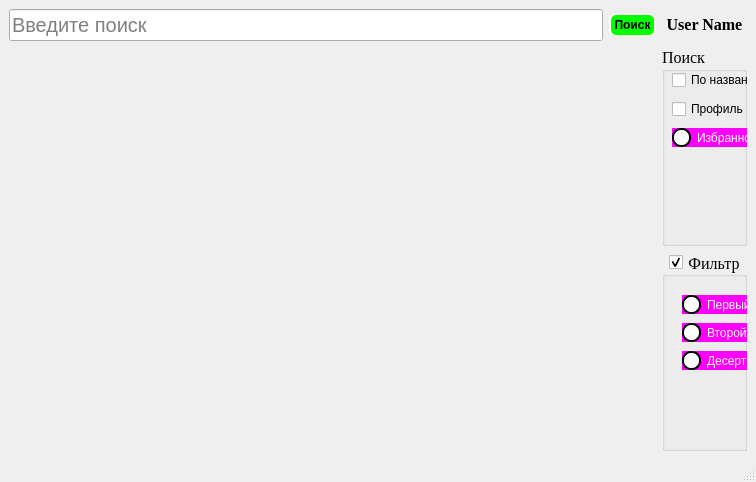
<?xml version="1.0" encoding="UTF-8"?>
<ui version="4.0">
 <class>MainWindow</class>
 <widget class="QMainWindow" name="MainWindow">
  <property name="geometry">
   <rect>
    <x>0</x>
    <y>0</y>
    <width>756</width>
    <height>482</height>
   </rect>
  </property>
  <property name="windowTitle">
   <string>Главное страница</string>
  </property>
  <property name="styleSheet">
   <string notr="true">QScrollBar:vertical {
     background: #e4e4e4;
     border-top-right-radius: 4px;
     border-bottom-right-radius: 4px;
     width: 12px;
     margin: 0px;
 }
 QScrollBar::handle:vertical {
    background-color: qlineargradient( x1: 0, y1: 0, x2: 1, y2: 0,
                                    stop: 0 #4287ff, stop: 1 #356ccc);
     border-radius: 4px;
     min-height: 20px;
     margin: 0px 2px 0px 2px;
 }
 QScrollBar::add-line:vertical {
     background: none;
     height: 0px;
     subcontrol-position: right;
     subcontrol-origin: margin;
 }
QLabel
{
	border-color: qlineargradient(spread:repeat, x1:0, y1:0, x2:1, y2:0, stop:0 rgba(255, 0, 0, 255), stop:0.17 rgba(255, 0, 0, 255), stop:0.18 rgba(255, 255, 255, 255), stop:0.210212 rgba(255, 255, 255, 255), stop:0.220212 rgba(0, 16, 255, 255), stop:0.279897 rgba(0, 16, 255, 255), stop:0.289897 rgba(255, 255, 255, 255), stop:0.32 rgba(255, 255, 255, 255), stop:0.33 rgba(255, 0, 0, 255), stop:1 rgba(255, 0, 0, 255));
border:4px;
}
QRadioButton {
    background-color: magenta;
    color:                  white;
}
QRadioButton::indicator {
    width:                  15px;
    height:                 15px;
   border-radius:      9px;
}
QRadioButton::indicator:checked {
    background-color:       black;
    border:                 2px solid blue;
}
QRadioButton::indicator:unchecked {
    background-color:       white;
    border:                 2px solid black;
}</string>
  </property>
  <property name="tabShape">
   <enum>QTabWidget::Rounded</enum>
  </property>
  <widget class="QWidget" name="centralwidget">
   <layout class="QGridLayout" name="gridLayout_2">
    <item row="0" column="0">
     <layout class="QGridLayout" name="gridLayout_3">
      <item row="0" column="0">
       <widget class="QLineEdit" name="lineEdit">
        <property name="styleSheet">
         <string notr="true">QLineEdit:hover {
    border: none;
    padding-bottom: 2px;
    border-bottom: 1px solid #dddddd;
    color: #dddddd;
    background-color:rgba(0,0,0,0);
}

QLineEdit:editable{
    border: none;
    padding-bottom: 2px;
    border-bottom: 2px solid #b2dfdb;
    font-size: 20px;
}

QLineEdit:disabled{
    border: 0px solid white;
    padding-bottom: 2px;
    border-bottom: 2px solid #eeeeee;
}

QLineEdit:focus{
    border: 0px solid white;
    padding-bottom: 2px;
    border-bottom: 2px solid #00695c;
    color: #111111;
}
QLineEdit:pressed {
    border: none;
    padding-bottom: 2px;
    border-bottom: 2px solid #00695c;
}</string>
        </property>
        <property name="placeholderText">
         <string>Введите поиск</string>
        </property>
       </widget>
      </item>
      <item row="0" column="1">
       <widget class="QPushButton" name="pushButton">
        <property name="styleSheet">
         <string notr="true">QPushButton {
    background-color: red;
    border-style: outset;
    border-width: 2px;
    border-radius: 7px;
    border-color: beige;
	background-color: rgb(0, 255, 0);
    font: bold 12px;
    min-width: 7em;
    padding: 3px;
}
QPushButton:hover
{
background-color: rgb(255, 145, 0);
}
QPushButton:pressed {
    background-color: rgb(224, 0, 0);
    border-style: inset;
}</string>
        </property>
        <property name="text">
         <string>Поиск</string>
        </property>
       </widget>
      </item>
     </layout>
    </item>
    <item row="0" column="1">
     <layout class="QHBoxLayout" name="horizontalLayout_2">
      <item>
       <widget class="QLabel" name="label">
        <property name="font">
         <font>
          <family>Times New Roman</family>
          <pointsize>-1</pointsize>
          <weight>75</weight>
          <italic>false</italic>
          <bold>true</bold>
         </font>
        </property>
        <property name="layoutDirection">
         <enum>Qt::RightToLeft</enum>
        </property>
        <property name="styleSheet">
         <string notr="true">border:2px;
font:bold 18px;
border-color: rgb(0, 85, 0);</string>
        </property>
        <property name="text">
         <string>&lt;html&gt;&lt;head/&gt;&lt;body&gt;&lt;p align=&quot;center&quot;&gt;&lt;span style=&quot; font-size:12pt;&quot;&gt;User Name&lt;/span&gt;&lt;/p&gt;&lt;/body&gt;&lt;/html&gt;</string>
        </property>
        <property name="alignment">
         <set>Qt::AlignCenter</set>
        </property>
        <property name="margin">
         <number>4</number>
        </property>
       </widget>
      </item>
     </layout>
    </item>
    <item row="1" column="0">
     <layout class="QVBoxLayout" name="verticalLayout">
      <property name="leftMargin">
       <number>3</number>
      </property>
      <property name="topMargin">
       <number>3</number>
      </property>
      <property name="rightMargin">
       <number>3</number>
      </property>
      <property name="bottomMargin">
       <number>3</number>
      </property>
     </layout>
    </item>
    <item row="1" column="1">
     <layout class="QGridLayout" name="gridLayout">
      <item row="0" column="0">
       <widget class="QGroupBox" name="groupBox_2">
        <property name="font">
         <font>
          <family>Times New Roman</family>
          <pointsize>12</pointsize>
         </font>
        </property>
        <property name="title">
         <string>Поиск</string>
        </property>
        <widget class="QWidget" name="layoutWidget">
         <property name="geometry">
          <rect>
           <x>10</x>
           <y>20</y>
           <width>110</width>
           <height>83</height>
          </rect>
         </property>
         <layout class="QVBoxLayout" name="verticalLayout_3">
          <item>
           <widget class="QCheckBox" name="nameRadio">
            <property name="text">
             <string>По название</string>
            </property>
           </widget>
          </item>
          <item>
           <widget class="QCheckBox" name="profilRadio">
            <property name="text">
             <string>Профиль</string>
            </property>
           </widget>
          </item>
          <item>
           <widget class="QRadioButton" name="favRadio">
            <property name="text">
             <string>Избранное</string>
            </property>
           </widget>
          </item>
         </layout>
        </widget>
       </widget>
      </item>
      <item row="1" column="0">
       <widget class="QGroupBox" name="groupBox">
        <property name="font">
         <font>
          <family>Times New Roman</family>
          <pointsize>12</pointsize>
         </font>
        </property>
        <property name="layoutDirection">
         <enum>Qt::LeftToRight</enum>
        </property>
        <property name="title">
         <string>Фильтр</string>
        </property>
        <property name="alignment">
         <set>Qt::AlignCenter</set>
        </property>
        <property name="flat">
         <bool>true</bool>
        </property>
        <property name="checkable">
         <bool>true</bool>
        </property>
        <property name="checked">
         <bool>true</bool>
        </property>
        <widget class="QWidget" name="layoutWidget">
         <property name="geometry">
          <rect>
           <x>20</x>
           <y>40</y>
           <width>79</width>
           <height>83</height>
          </rect>
         </property>
         <layout class="QVBoxLayout" name="verticalLayout_4">
          <item>
           <widget class="QRadioButton" name="oneRad">
            <property name="text">
             <string>Первый</string>
            </property>
           </widget>
          </item>
          <item>
           <widget class="QRadioButton" name="twoRad">
            <property name="text">
             <string>Второй</string>
            </property>
           </widget>
          </item>
          <item>
           <widget class="QRadioButton" name="desertRad">
            <property name="text">
             <string>Десерт</string>
            </property>
           </widget>
          </item>
         </layout>
        </widget>
       </widget>
      </item>
     </layout>
    </item>
   </layout>
  </widget>
  <widget class="QMenuBar" name="menubar">
   <property name="geometry">
    <rect>
     <x>0</x>
     <y>0</y>
     <width>756</width>
     <height>21</height>
    </rect>
   </property>
  </widget>
  <widget class="QStatusBar" name="statusbar"/>
 </widget>
 <resources/>
 <connections/>
</ui>
